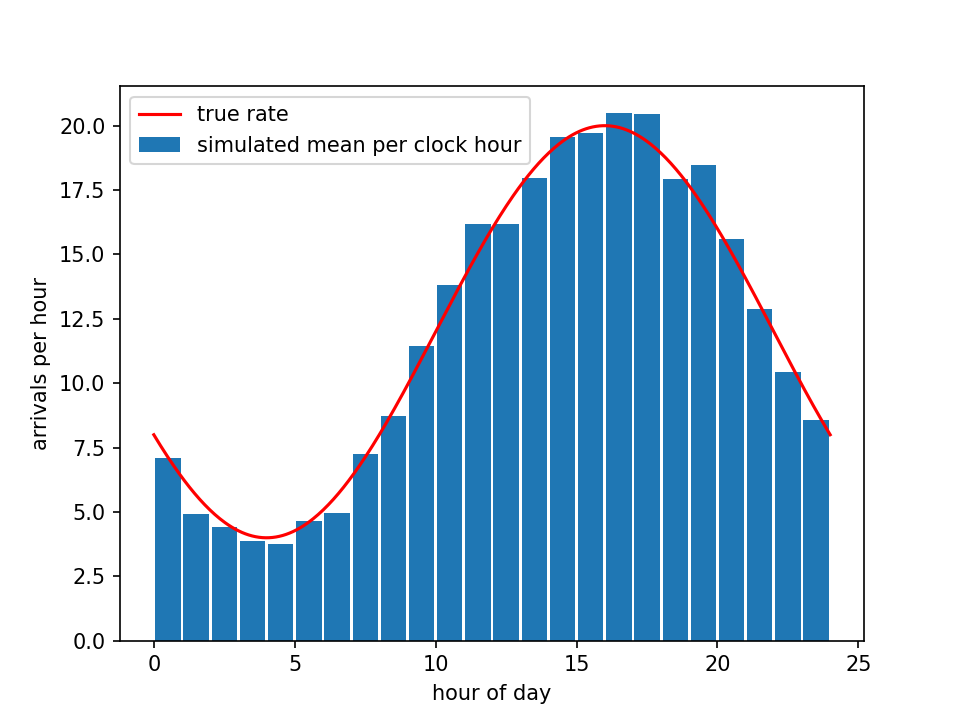

The script that saved this image:
import numpy as np
from scipy import optimize
import matplotlib.pyplot as plt

rng = np.random.default_rng(0)
D, T = 30, 720.0

def lam(t):
    return 12 + 8 * np.cos(np.pi * (t - 16) / 12)

N = rng.poisson(20 * T)
prop = rng.uniform(0, T, N)
t = np.sort(prop[rng.uniform(size=N) < lam(prop) / 20])
n = len(t)
print("proposed", N, "kept", n, "fraction", n / N)

hour = (t % 24).astype(int)
mean_by_hour = np.bincount(hour, minlength=24) / D
tt = np.linspace(0, 24, 400)
plt.bar(np.arange(24) + 0.5, mean_by_hour, width=0.9, label="simulated mean per clock hour")
plt.plot(tt, lam(tt), color="red", label="true rate")
plt.xlabel("hour of day")
plt.ylabel("arrivals per hour")
plt.legend()
plt.savefig("HW8/HW8 problem 3c.png", dpi=150)

day = (t // 24).astype(int)
win = ((t % 24) >= 3) & ((t % 24) < 4)
cnt = np.bincount(day[win], minlength=D)
print("3-4am mean/var", cnt.mean(), cnt.var(ddof=1))

def nll(p):
    a, b, phi = p
    l = a + b * np.cos(np.pi * (t - phi) / 12)
    if np.any(l <= 0):
        return 1e10
    L = a * T + b * 12 / np.pi * (np.sin(np.pi * (T - phi) / 12) - np.sin(-np.pi * phi / 12))
    return -(np.log(l).sum() - L)

res = optimize.minimize(nll, [10, 5, 14], method="Nelder-Mead", options={"xatol": 1e-8, "fatol": 1e-10, "maxiter": 5000})
print("fit (a, b, phi)", res.x, "max loglik", -res.fun)
print("constant rate", n / T, "loglik", n * np.log(n / T) - n)
